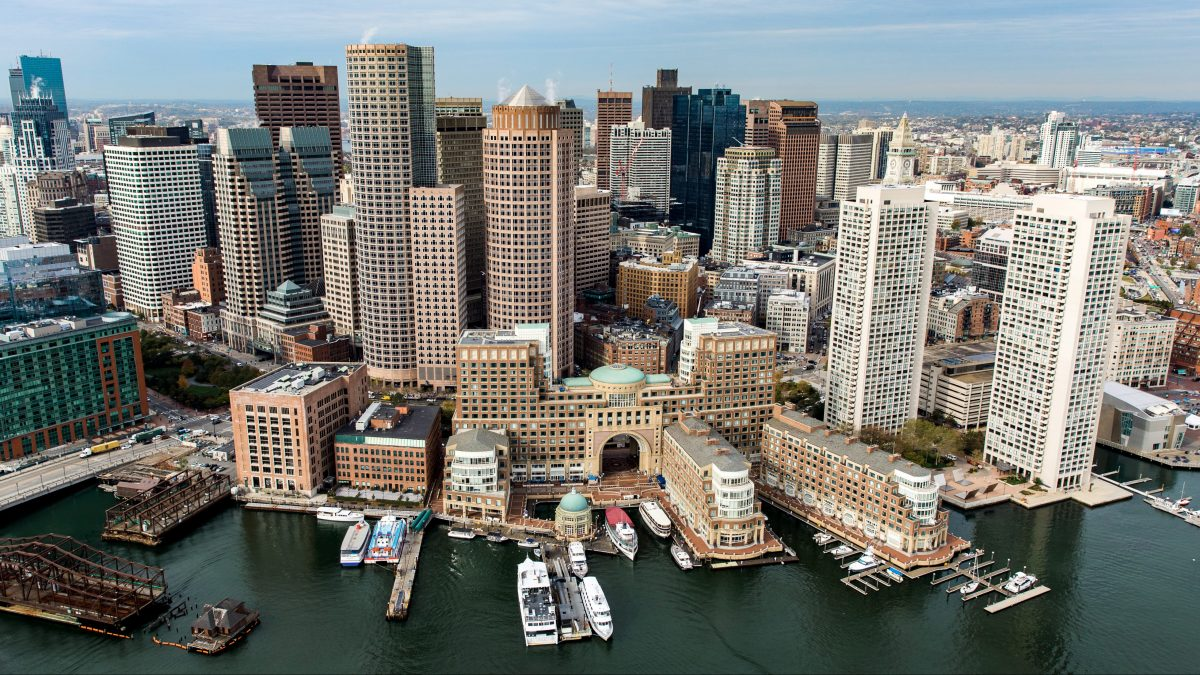
#> input picture testing_tutorials/Photos/boston.jpg, 1200 x 675 px
$ python transformations.py
#> lines starting #> are read from the running program, lines starting #| are printed output that depends on the picture
import cv2 as cv
import numpy as np

img = cv.imread('Photos/boston.jpg')
#> img is the input picture: shape (675, 1200, 3); mean B, G, R 116.3, 120.8, 118.7

cv.imshow('Boston', img)

def translate(img, x, y):
#> called with x = -100, y = 100
    transMat = np.float32([[1,0,x],[0,1,y]])
    dimensions = (img.shape[1], img.shape[0])
#> dimensions = (1200, 675)
    return cv.warpAffine(img, transMat, dimensions)
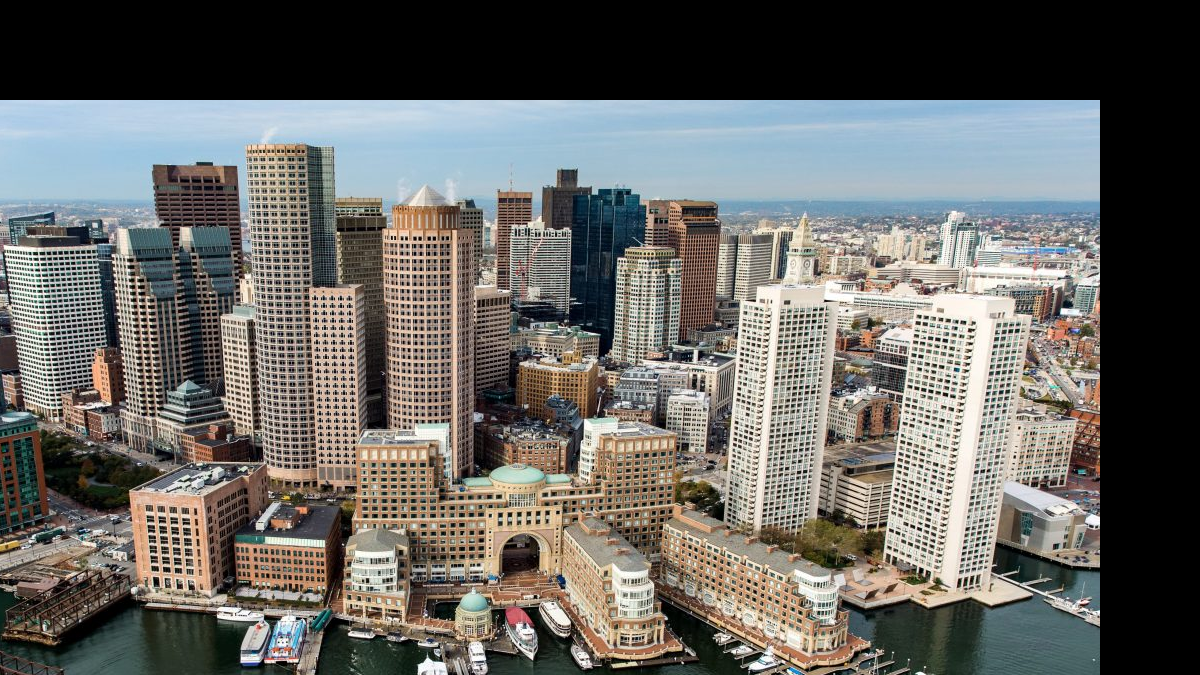
#> returned value: shape (675, 1200, 3); mean of channels 0, 1, 2 99.9, 103.6, 104.6; drawn as B, G, R

# -x --> Left
# -y --> Up
# x --> Right
# y --> Down
translated = translate(img, -100, 100)
#cv.imshow('Translated', translated)

def rotate(img, angle, rotPoint=None):
#> called with angle = -45
    (height,width) = img.shape[:2]
#> height = 675; width = 1200

    if rotPoint is None:
        rotPoint = (width//2,height//2)
#> rotPoint = (600, 337)

    rotMat = cv.getRotationMatrix2D(rotPoint, angle, 1.0)
    dimensions = (width, height)
#> dimensions = (1200, 675)

    return cv.warpAffine(img, rotMat, dimensions)
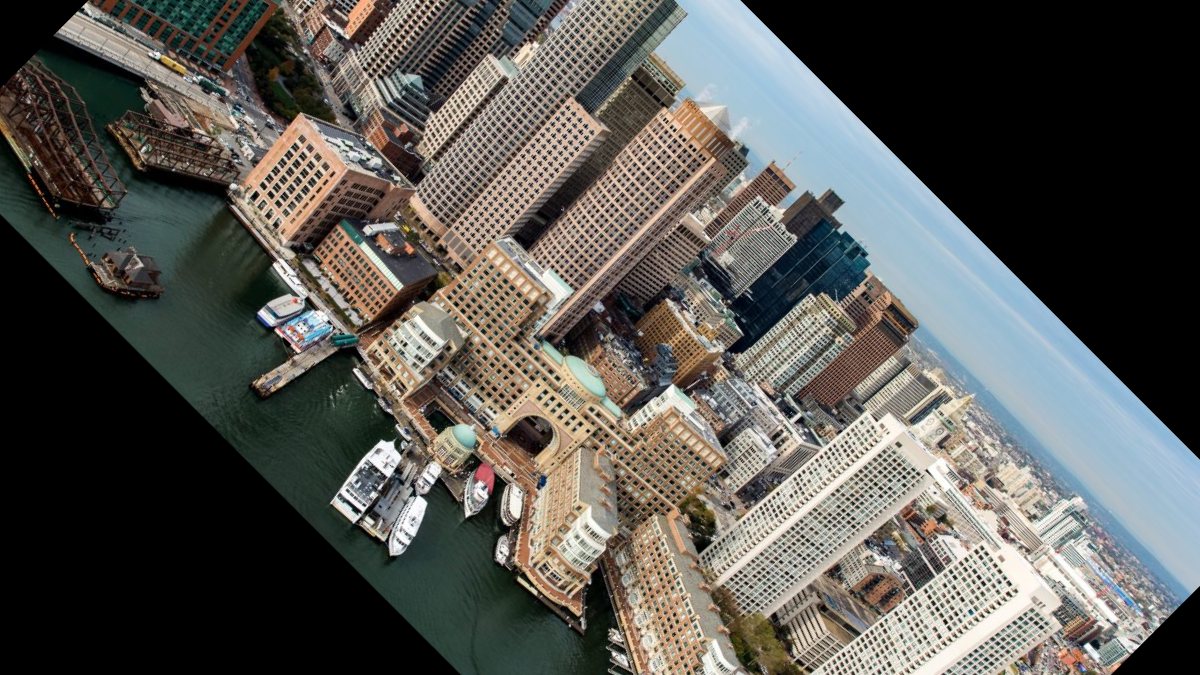
#> returned value: shape (675, 1200, 3); mean of channels 0, 1, 2 82.9, 87.5, 88.2; drawn as B, G, R

rotated = rotate(img, -45)
#cv.imshow('Rotated', rotated)

rotated_rotated = rotate(rotated, -45)
#> call 2 of rotate, with angle = -45
#> in rotate (call 2), `return cv.warpAffine(img, rotMat, dimensions)`:
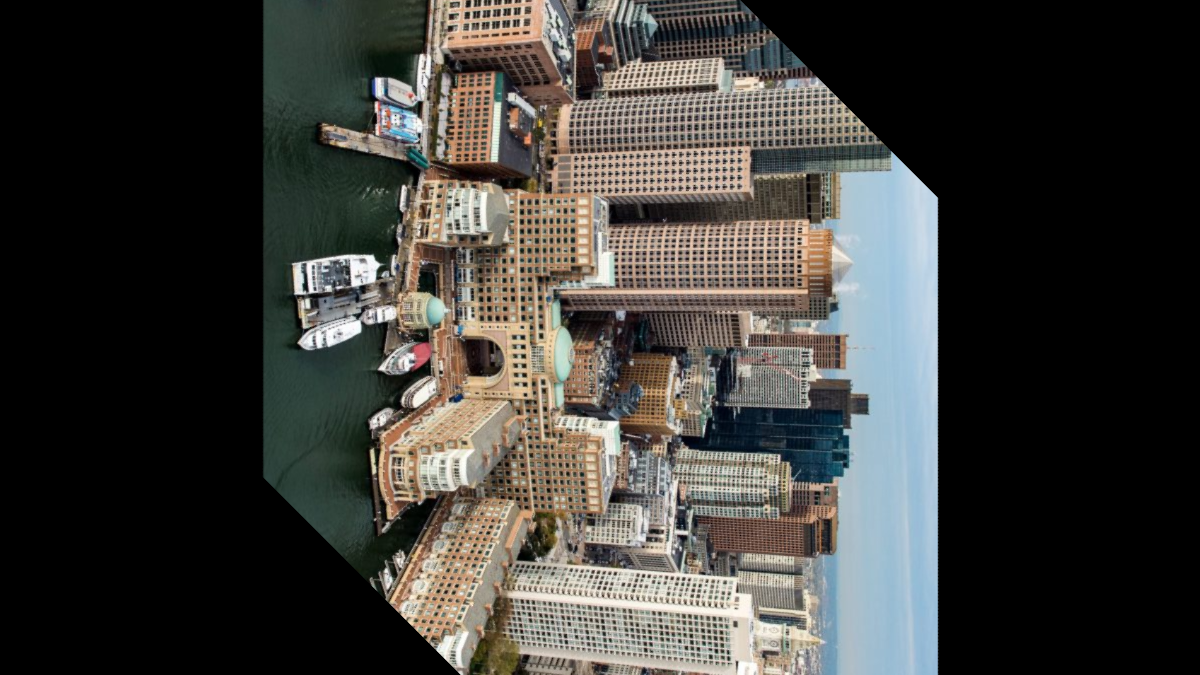
#> returned value: shape (675, 1200, 3); mean of channels 0, 1, 2 57.9, 61.7, 62.7; drawn as B, G, R
#cv.imshow('Rotated Rotated', rotated_rotated)

#Resizing
resized = cv.resize(img, (500,500), interpolation=cv.INTER_CUBIC)
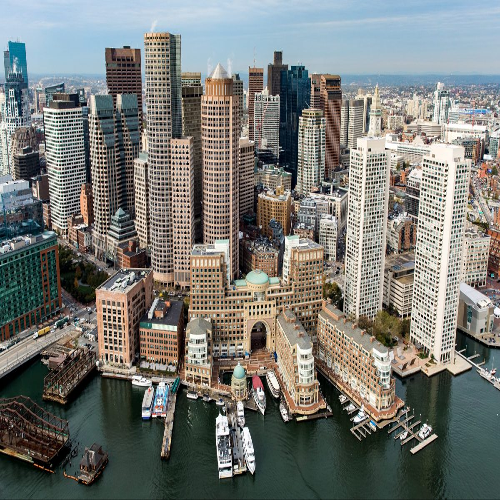
#> resized: shape (500, 500, 3); mean B, G, R 116.2, 120.8, 118.7
cv.imshow('Resized', resized)

#Flipping
flip = cv.flip(img, 1)
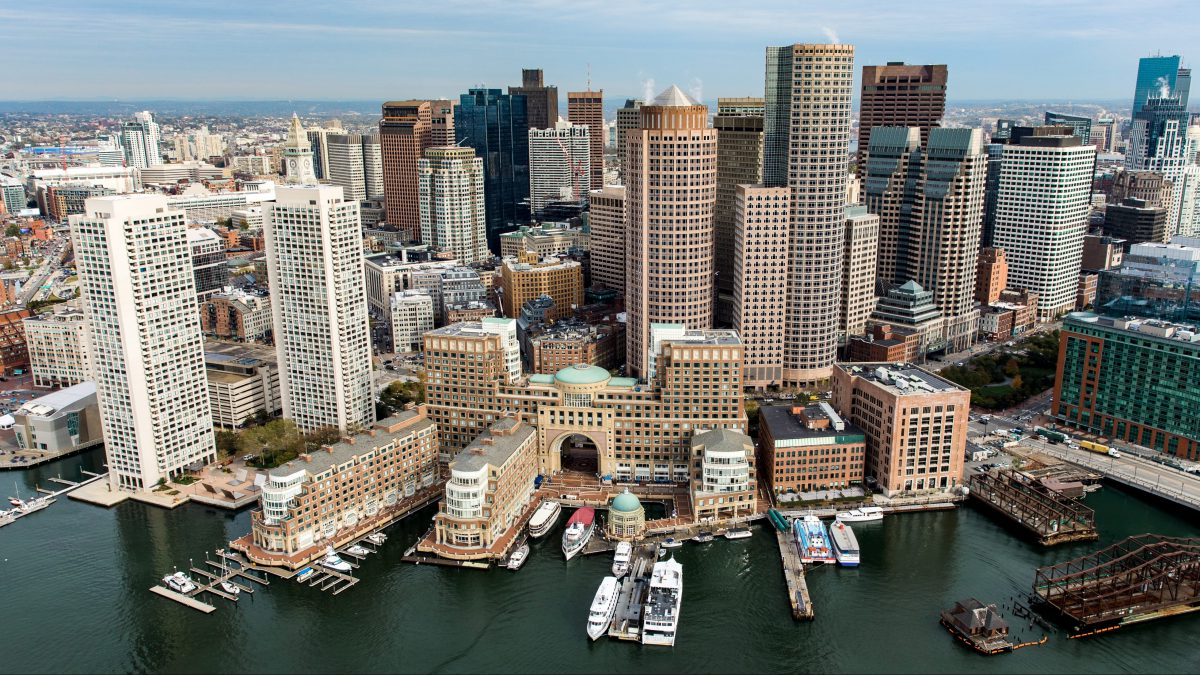
#> flip: shape (675, 1200, 3); mean B, G, R 116.3, 120.8, 118.7
cv.imshow('Flip', flip)

#Cropping
cropped = img[200:400, 300:400]
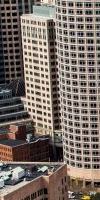
#> cropped: shape (200, 100, 3); mean B, G, R 102.3, 110, 121.5
cv.imshow('Cropped', cropped)


cv.waitKey(0)

$ run again, with testing_tutorials/Photos/Ami_Bera.jpg copied over testing_tutorials/Photos/boston.jpg
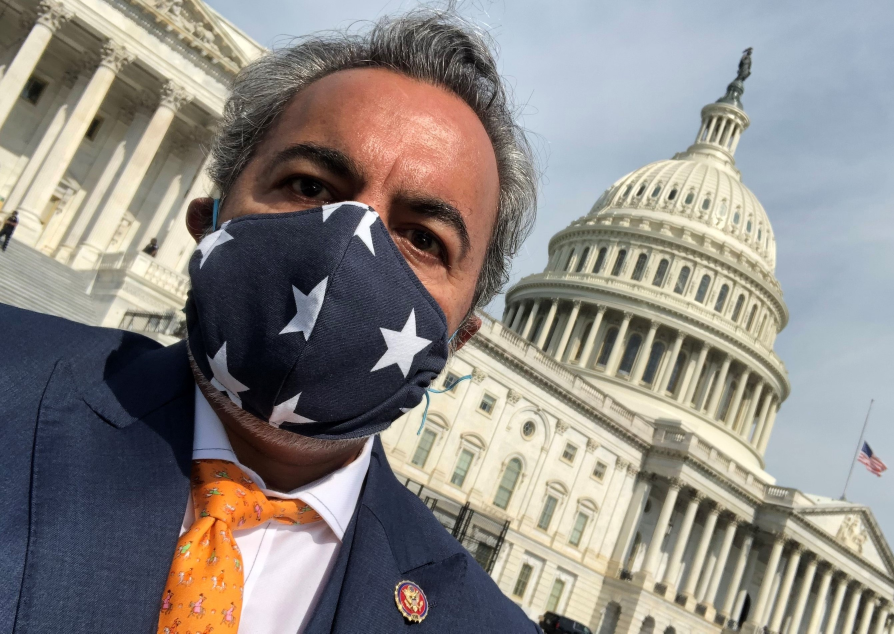
#> input picture testing_tutorials/Photos/Ami_Bera.jpg, 2682 x 1900 px (shown at 1/3 size)
#> img is the input picture: shape (1900, 2682, 3); mean B, G, R 132.6, 136.9, 141.2
#> `flip = cv.flip(img, 1)`:
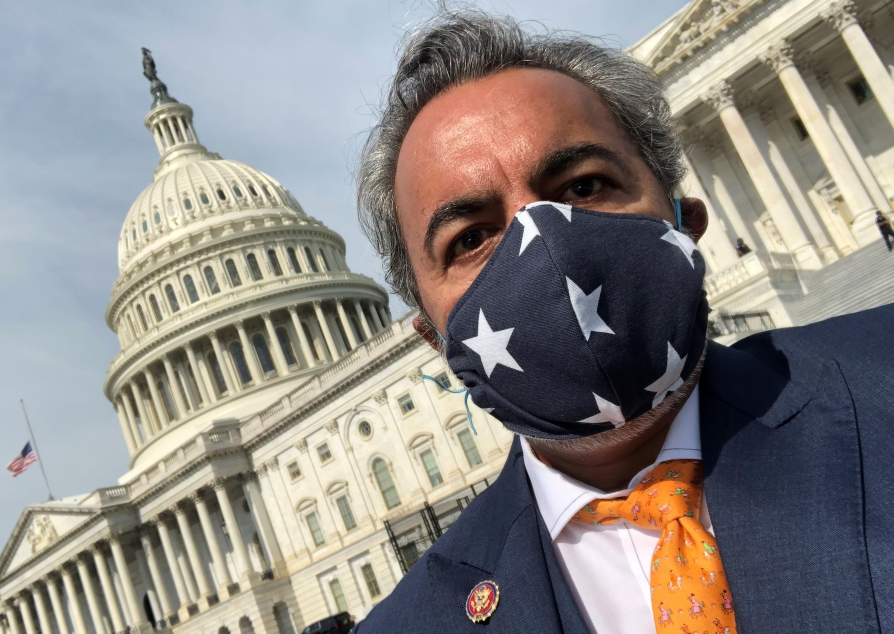
#> flip: shape (1900, 2682, 3) (shown at 1/3 size); mean B, G, R 132.6, 136.9, 141.2
#> `cropped = img[200:400, 300:400]`:
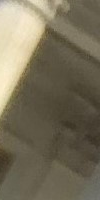
#> cropped: shape (200, 100, 3); mean B, G, R 88.8, 109.9, 118

$ run again, with testing_tutorials/Photos/Gardengnome_face.jpg copied over testing_tutorials/Photos/boston.jpg
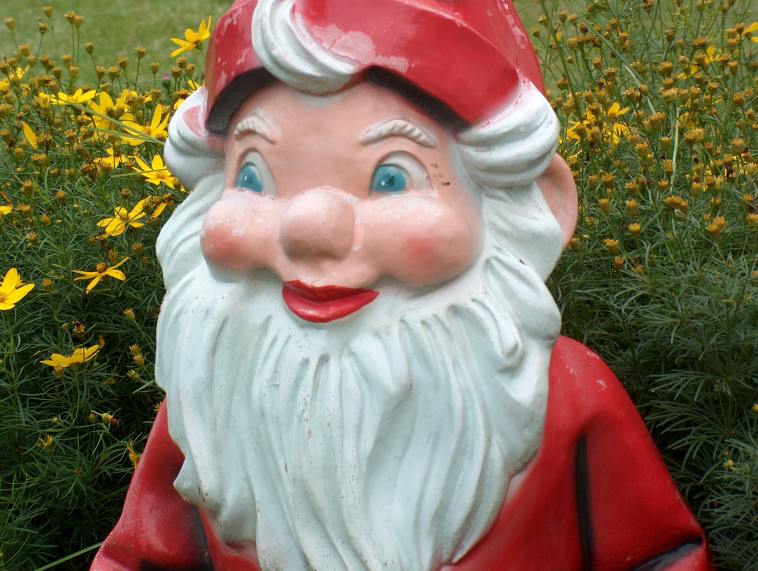
#> input picture testing_tutorials/Photos/Gardengnome_face.jpg, 2272 x 1712 px (shown at 1/3 size)
#> img is the input picture: shape (1712, 2272, 3); mean B, G, R 95.7, 116.1, 130.7
#> `flip = cv.flip(img, 1)`:
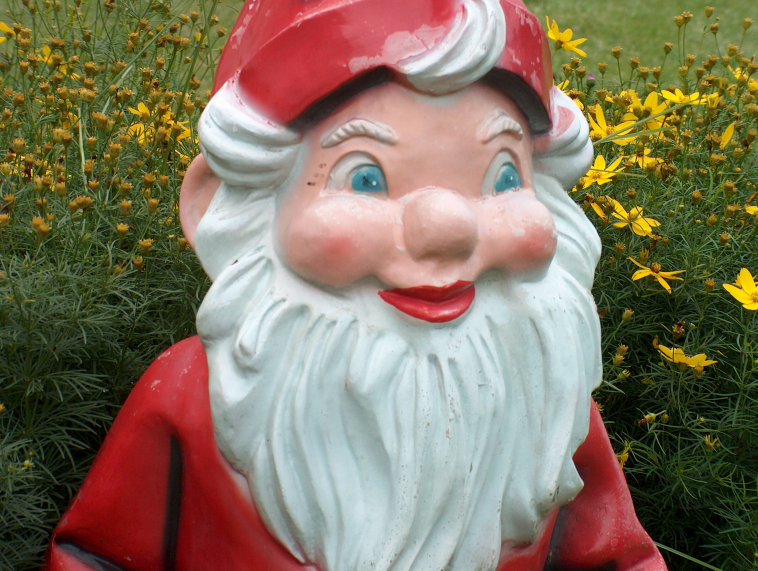
#> flip: shape (1712, 2272, 3) (shown at 1/3 size); mean B, G, R 95.7, 116.1, 130.7
#> `cropped = img[200:400, 300:400]`:
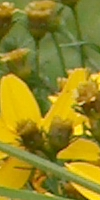
#> cropped: shape (200, 100, 3); mean B, G, R 34.2, 134.7, 147.7

$ run again, with testing_tutorials/Photos/Group.jpg copied over testing_tutorials/Photos/boston.jpg
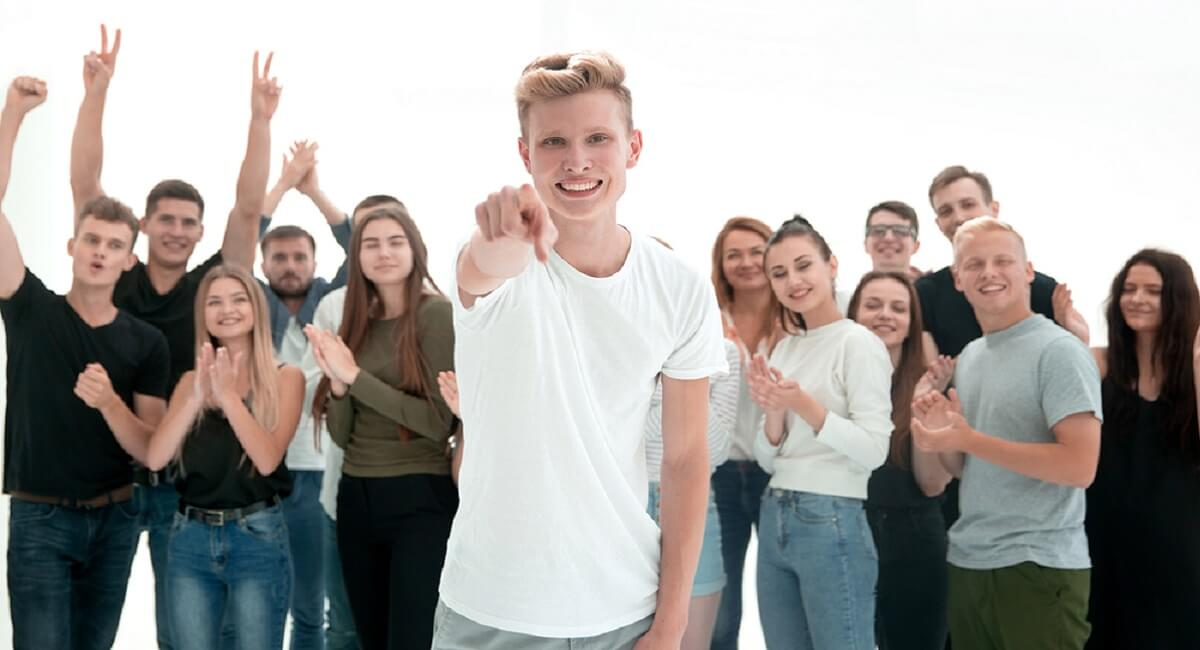
#> input picture testing_tutorials/Photos/Group.jpg, 1200 x 650 px
#> img is the input picture: shape (650, 1200, 3); mean B, G, R 159.5, 162.8, 166.5
#> `flip = cv.flip(img, 1)`:
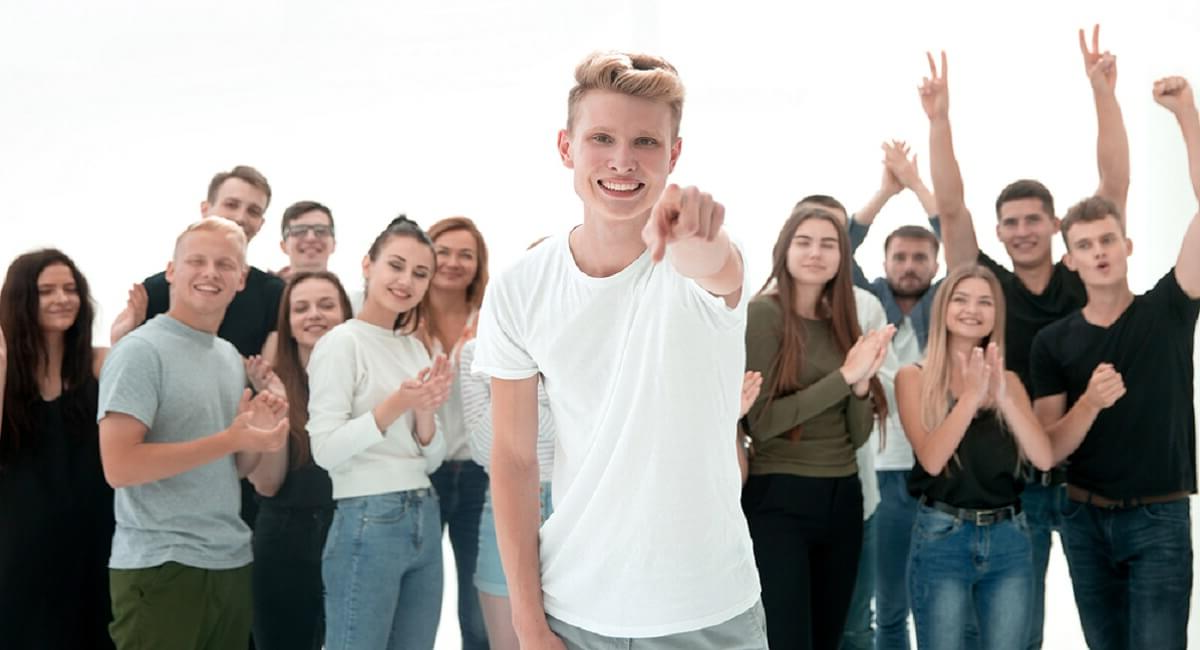
#> flip: shape (650, 1200, 3); mean B, G, R 159.5, 162.8, 166.5
#> `cropped = img[200:400, 300:400]`:
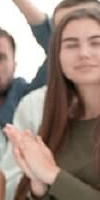
#> cropped: shape (200, 100, 3); mean B, G, R 122.4, 132.7, 151.5
